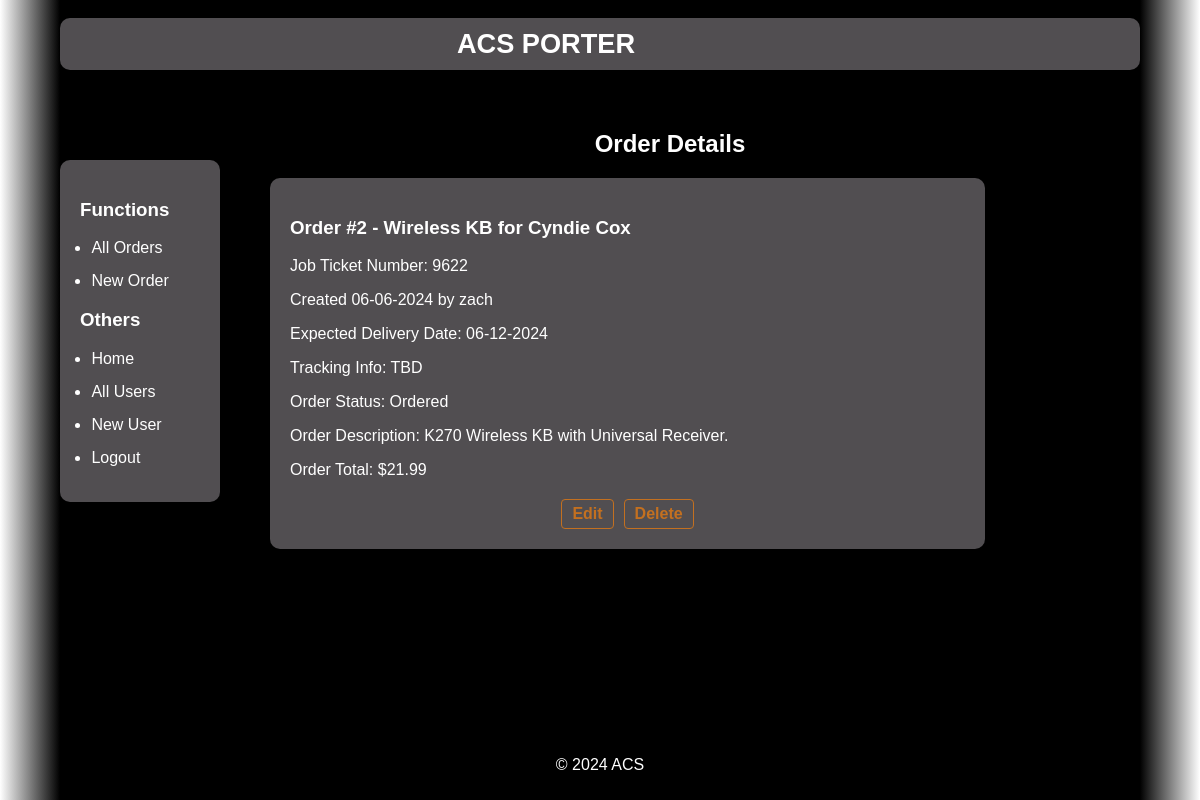
/orders/2/ (signed in), run on an earlier commit of the app's database.
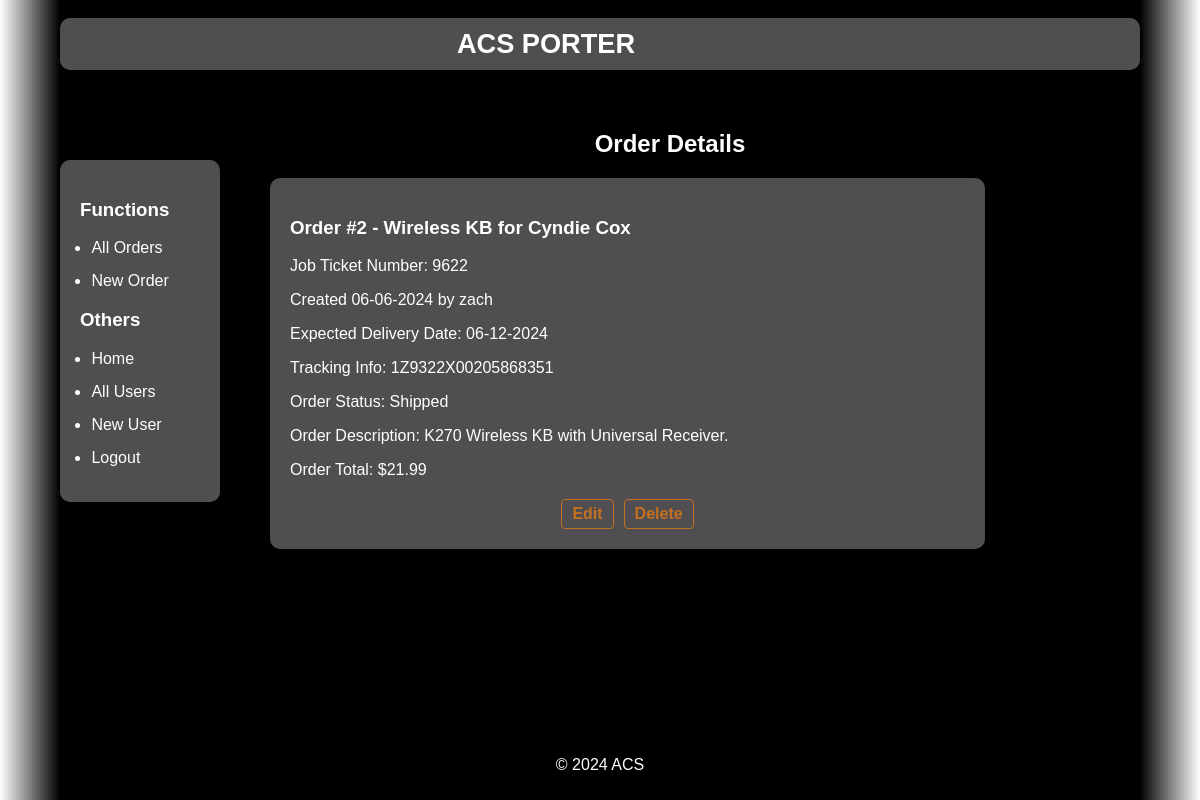
And on a later commit of the database.
### app/models.py (models this page shows, shortened)
class Order(db.Model):
    id: so.Mapped[int] = db.Column(db.Integer, primary_key=True)
    user_id: so.Mapped[int] = db.Column(db.Integer, db.ForeignKey('user.id'))
    name: so.Mapped[str] = db.Column(db.String(120))
    ticket_number: so.Mapped[str] = db.Column(db.String(120))
    description: so.Mapped[str] = db.Column(db.String(1200))
    tracking_number: so.Mapped[str] = db.Column(db.String(120))
    date: so.Mapped[str] = db.Column(db.DateTime())
    expected_delivery: so.Mapped[str] = db.Column(db.DateTime())
    price: so.Mapped[str] = db.Column(db.String(120))
    status: so.Mapped[str] = db.Column(db.String(120))

### app/routes.py (the view)
@app.route('/orders/<int:order_id>/')
@login_required
def order(order_id):
    order = Order.query.get(order_id)
    creator = User.query.get(Order.query.get(order_id).user_id)
    return render_template('order.html', title='Order', order=order, creator=creator)

### app/models.py (called while the page is built)
@login.user_loader
def load_user(id: int) -> User:
    return User.query.get(int(id))

### app/templates/order.html
﻿{% extends "base.html" %}
{% block content %}
    <h1>Order Details</h1>
    <div class="detailView">
        <h3>Order #{{ order.id }} - {{ order.name }}</h3>
        <p>Job Ticket Number: {{ order.ticket_number }}</p>
        <p>Created {{ order.date.strftime('%m-%d-%Y') }} by {{ creator.username }}</p>
        <p>Expected Delivery Date: {{ order.expected_delivery.strftime('%m-%d-%Y') }}</p>
        <p>Tracking Info: {{ order.tracking_number }} </p>
        <p>Order Status: {{ order.status }}</p>
        <p>Order Description: {{ order.description }}</p>
        <p>Order Total: ${{ order.price }}</p>
            <div class="order-actions">
                <a href="{{ url_for('edit_order', order_id=order.id) }}">Edit</a>
                <a href="{{ url_for('delete_order', order_id=order.id) }}">Delete</a>
            </div>
    </div>
{% endblock %}

What changed in the data, as far as the page shows it:
changed Order "Wireless KB for Cyndie Cox": tracking_number "TBD" → "1Z9322X00205868351"; status "Ordered" → "Shipped"
